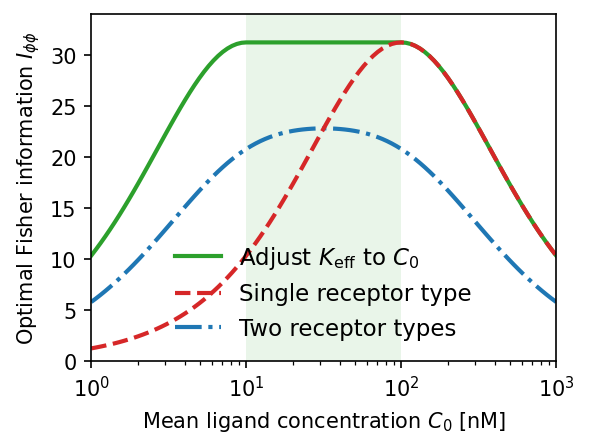

Write the Python code that produced this figure.
import numpy as np
import matplotlib.pyplot as plt

max_steps = 600000
time = [0]

# reaction terms
C_i = 110
C_f = 111  # initial and final (mean) ligand concentrations
C0 = np.zeros(max_steps + 1)
C0[0:int(max_steps/3)] = C_i
C0[int(max_steps/3):] = C_f

G_i = 1  # initial G-protein concentration

g = 0.05
phi = np.pi/6

kc = 1  # time in units of 1/kc
KD = 100
KG = 1
alpha = 10
KM = 0.00001  # Michaelis-Menten constant


# Initializing array
l = 40  # number of modeled G-protein sites
n = 400000  # number of receptors
theta = np.linspace(-np.pi, np.pi, l+1)
theta = theta[0:l]

# Diffusion terms
r = 1  # position in units of r
dt = 0.00001
dx = 2*np.pi*r/l
D = 100  # units of x^2/t
# D*dt/dx**2  # checking stability - this has to be < 0.5


C_list1 = np.logspace(0, 3, 100)

D_h = 50
D_l = 0.1
FI_high_pert = n * g**2 / 32 * \
    (1 - (alpha*C_list1 - KD)**2 / (2 * D_h * (alpha-1) * C_list1 * KD * KG))**2

delta = (alpha*C_list1 - KD)
eps = 1e-16
FI_low_pert = D_l**2 * g**2 * n * \
    (alpha-1)**2 * C_list1**2 * KD**2 * KG**2 / (8 * np.maximum(delta, eps)**4)


FI_perfect = np.zeros_like(C_list1)
for i in range(len(FI_perfect)):
    if C_list1[i] <= KD/alpha:
        FI_perfect[i] = n*g**2 * C_list1[i] * \
            (KD/alpha) / (8 * (C_list1[i] + (KD/alpha))**2)
    elif C_list1[i] > KD/alpha and C_list1[i] < KD:
        FI_perfect[i] = n * g**2 / 32
    elif C_list1[i] >= KD:
        FI_perfect[i] = n*g**2 * C_list1[i] * KD / (8 * (C_list1[i] + KD)**2)

FI_single_rec = n * g**2 * C_list1 * KD / (C_list1 + KD)**2 / 8
FI_two_rec = n * g**2 * C_list1 * KD / \
    (C_list1 + KD)**2 / 16 + n * g**2 * C_list1 * \
    KD/alpha / (C_list1 + KD/alpha)**2 / 16


fig, ax = plt.subplots(1, 1, dpi=100, figsize=(4, 3))

ax.set_xscale('log')

ax.plot(C_list1, FI_perfect, '-', color="C2", label=r"Adjust $K_\mathrm{eff}$ to $C_0$", lw=2, zorder=1)
ax.plot(C_list1, FI_single_rec, '--', color='C3', label="Single receptor type", lw=2, zorder=2)
ax.plot(C_list1, FI_two_rec, '-.', color="C0", label="Two receptor types", lw=2, zorder=1)
ax.axvspan(KD/alpha, KD, facecolor='C2', alpha=0.1, edgecolor='none', zorder=0)

ax.set_xlabel(r"Mean ligand concentration $C_0$ [nM]")
ax.set_ylabel(r"Optimal Fisher information $I_{\phi\phi}$")
ax.set_xlim(1, 1000)
ax.set_ylim(0, 34)
ax.set_yticks([5, 15, 25], minor=True)
plt.legend(frameon=False, fontsize=11)
plt.savefig('FI_comparing.png', dpi=150, bbox_inches='tight')
